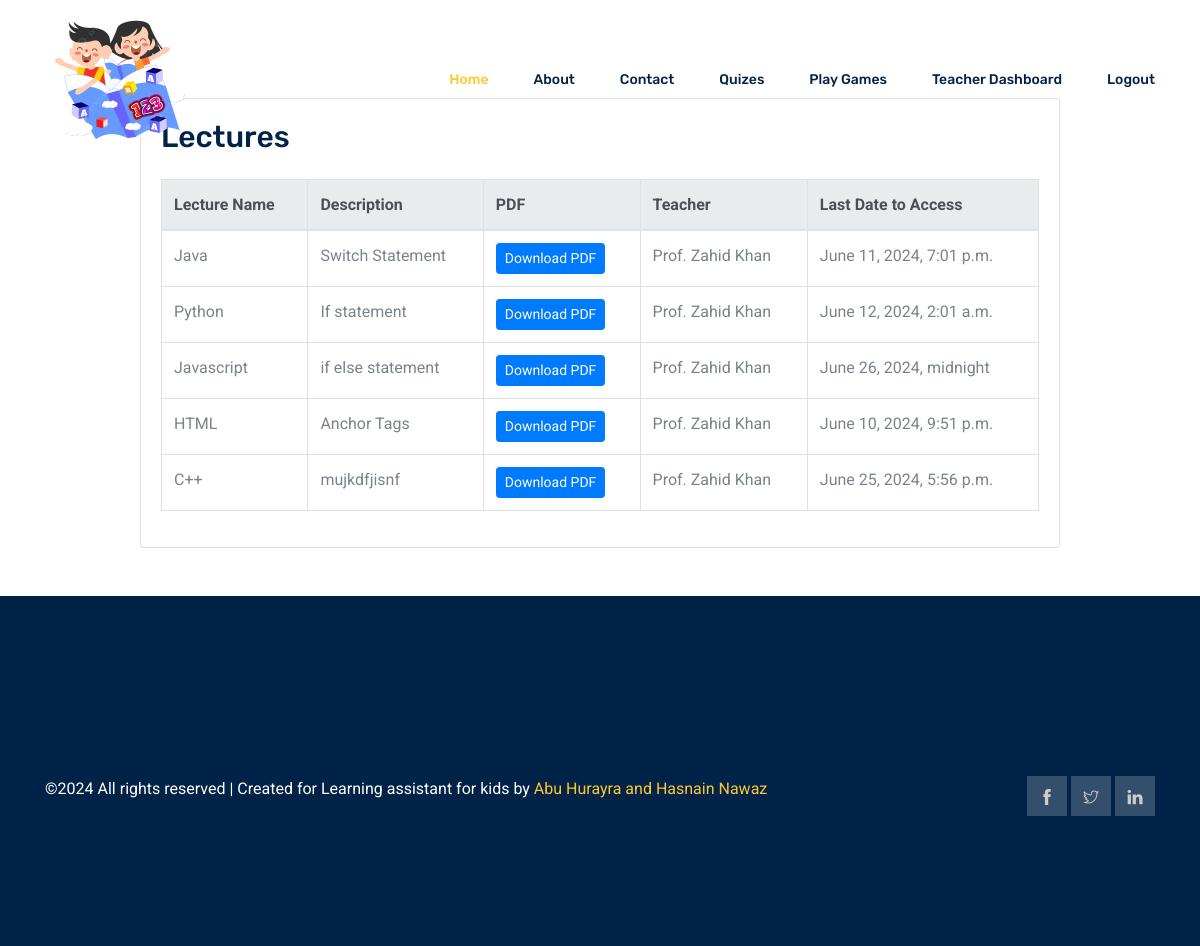
The app's page /lms/ (signed in) with its own data.
### myapp/models.py (models this page shows, shortened)
class Lectures(models.Model):
    teacher = models.ForeignKey(CustomUser, on_delete=models.CASCADE, related_name='lectures')
    lecture_name = models.CharField(max_length=100, null=True, blank=True)
    description = models.TextField()
    pdf = models.FileField(upload_to='pdf/', blank=True, null=True)
    last_date = models.DateTimeField(default=timezone.now)

class CustomUser(AbstractUser):
    username = None
    first_name = models.CharField(max_length=30, blank=True)
    last_name = models.CharField(max_length=30, blank=True)
    email = models.EmailField(unique=True)
    phone = models.CharField(max_length=100)
    user_profile = models.ImageField(upload_to='user_profile/', default='user_profile/default.webp')
    USERNAME_FIELD = 'email'
    REQUIRED_FIELDS = []
    objects = Manager()

### myapp/views.py (the view)
# urls.py: path('lms/', views.lms, name='lms'),
@login_required
def lms(request):
    lectures = Lectures.objects.all()
    return render(request, 'lms.html', {'lectures': lectures})

### myapp/templates/lms.html (shortened to what this page needs)
{% extends 'base.html' %}
{% block content %}
<br>
<br>
<div class="container my-5">
    <div class="row justify-content-center">
        <div class="col-md-10">
            <div class="card">
                <div class="card-body">
                    <h2 class="card-title mb-4">Lectures</h2>
                    <div class="table-responsive">
                        <table class="table table-bordered table-hover">
                            <thead class="thead-light">
                                <tr>
                                    <th>Lecture Name</th>
                                    <th>Description</th>
                                    <th>PDF</th>
                                    <th>Teacher</th>
                                    <th>Last Date to Access</th>
                                </tr>
                            </thead>
                            <tbody>
                                {% for lecture in lectures %}
                                <tr>
                                    <td>{{ lecture.lecture_name }}</td>
                                    <td>{{ lecture.description }}</td>
                                    <td>
                                        {% if lecture.pdf %}
                                        <a href="{{ lecture.pdf.url }}" class="btn btn-primary btn-sm">Download PDF</a>
                                        {% else %}
                                        No PDF
                                        {% endif %}
                                    </td>
                                    {% if lecture.teacher.first_name %}
                                    <td>Prof. {{ lecture.teacher.first_name }}</td>
                                    {% else %}
                                    <td>{{lecture.teacher.email}}</td>
                                    {% endif %}
                                    <td>{{ lecture.last_date }}</td>
                                </tr>
                                {% endfor %}
                            </tbody>
                        </table>
                    </div>
                </div>
            </div>
        </div>
    </div>
</div>
{% endblock %}

### records on screen
Lectures: lecture_name "Java", description "Switch Statement", teacher.first_name "Zahid Khan", last_date "June 11, 2024, 7:01 p.m."
Lectures: lecture_name "Python", description "If statement", teacher.first_name "Zahid Khan", last_date "June 12, 2024, 2:01 a.m."
Lectures: lecture_name "Javascript", description "if else statement", teacher.first_name "Zahid Khan", last_date "June 26, 2024, midnight"
Lectures: lecture_name "HTML", description "Anchor Tags", teacher.first_name "Zahid Khan", last_date "June 10, 2024, 9:51 p.m."
Lectures: lecture_name "C++", description "mujkdfjisnf", teacher.first_name "Zahid Khan", last_date "June 25, 2024, 5:56 p.m."
